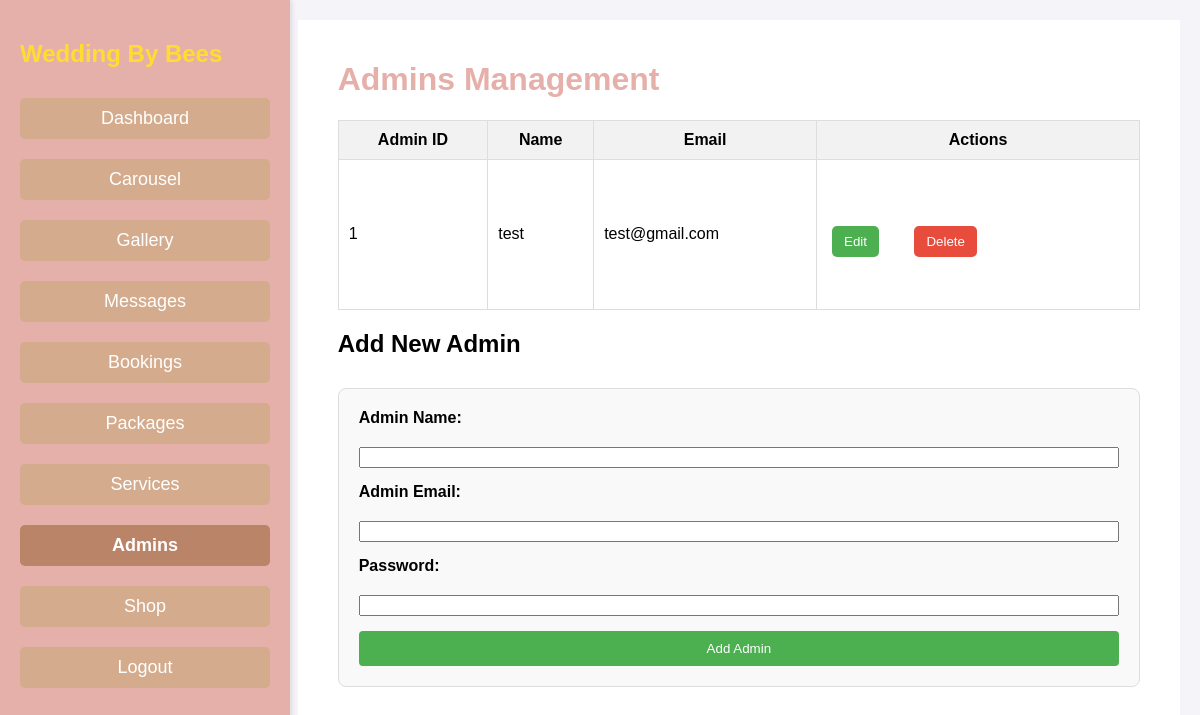
The page /admin/admins.php (signed in) on the database as committed earlier.
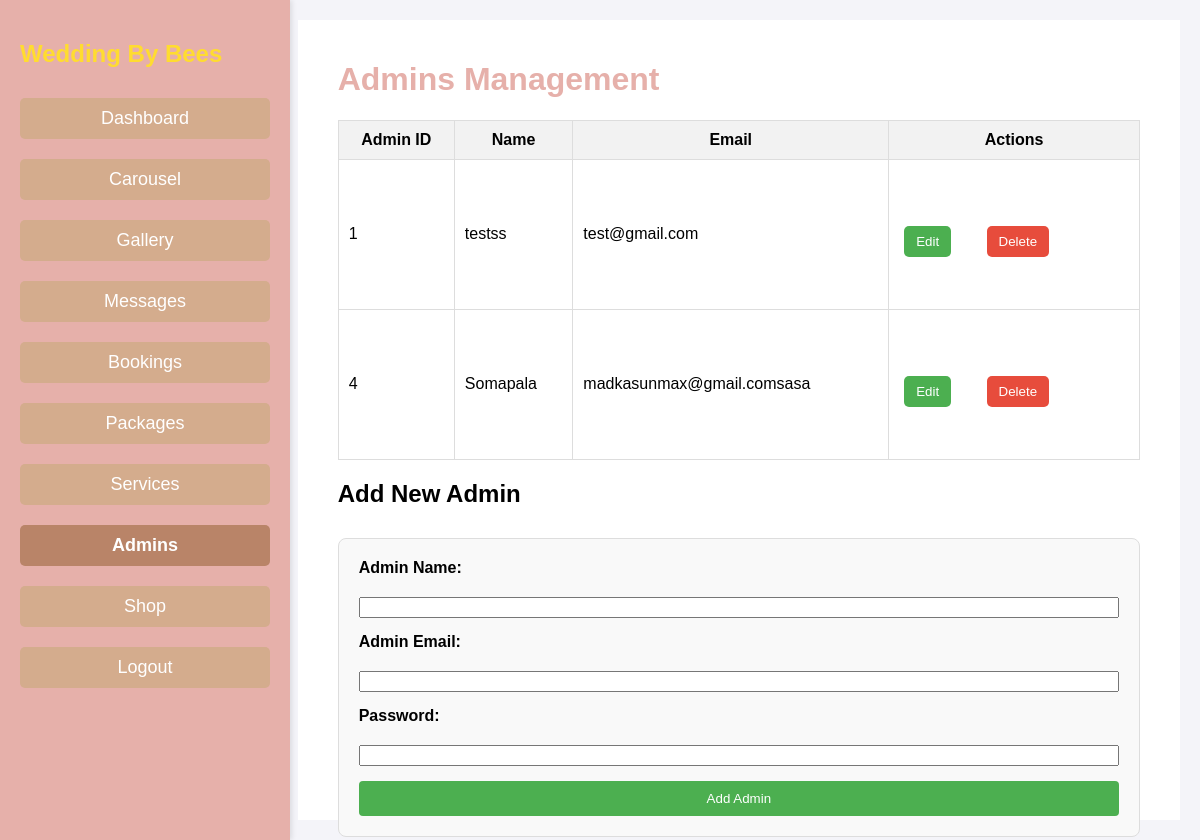
The same page on the database as committed later.
### tables this page shows
CREATE TABLE `users` (
  `id` int(11) NOT NULL,
  `name` varchar(100) NOT NULL,
  `email` varchar(100) NOT NULL,
  `password` varchar(100) NOT NULL
);

### admin/admins.php (the view, shortened to what this page needs)
<?php
include '../inc/links.php';
$sql_admins = "SELECT * FROM users";
$result_admins = $conn->query($sql_admins);
?>
<!DOCTYPE html>
<html lang="en">
<head>
    <link rel="stylesheet" href="../css/dashboard.css">
</head>
<body>
<div class="dashboard-container">
    <?php include 'header.php'; ?>
    <div class="main-content">
        <h1>Admins Management</h1>
        <table>
    <thead>
        <tr>
            <th>Admin ID</th>
            <th>Name</th>
            <th>Email</th>
            <th>Actions</th>
        </tr>
    </thead>
    <tbody>
        <?php while($row = $result_admins->fetch_assoc()) { ?>
            <tr>
                <td><?php echo $row['id']; ?></td>
                <td><?php echo $row['name']; ?></td>
                <td><?php echo $row['email']; ?></td>
                <td>
                    <button class="edit-btn"
                            onclick="openEditModal('<?php echo $row['id']; ?>',
                                                   '<?php echo addslashes($row['name']); ?>',
                                                   '<?php echo addslashes($row['email']); ?>')">
                        Edit
                    </button>
                    <form style="display:inline-block; border-color:transparent; background-color: transparent;" action="admins.php" method="POST"
                          onsubmit="return confirm('Are you sure you want to delete this admin?');">
                        <button type="submit" name="delete_admin" class="delete-btn">Delete</button>
                    </form>
                </td>
            </tr>
        <?php } ?>
    </tbody>
</table>
        <h2>Add New Admin</h2>
        <form action="admins.php" method="POST">
            <label for="name">Admin Name:</label>
            <input type="text" name="name" id="name" required>
            <label for="email">Admin Email:</label>
            <input type="email" name="email" id="email" required>
            <label for="password">Password:</label>
            <input type="password" name="password" id="password" required>
            <button type="submit" name="add_admin">Add Admin</button>
        </form>
    </div>
</div>
</body>
</html>

Rows that differ between the two databases and show on the page:
changed users "test@gmail.com": name "test" → "testss"
added users: id "4", name "Somapala", email "madkasunmax@gmail.comsasa"
